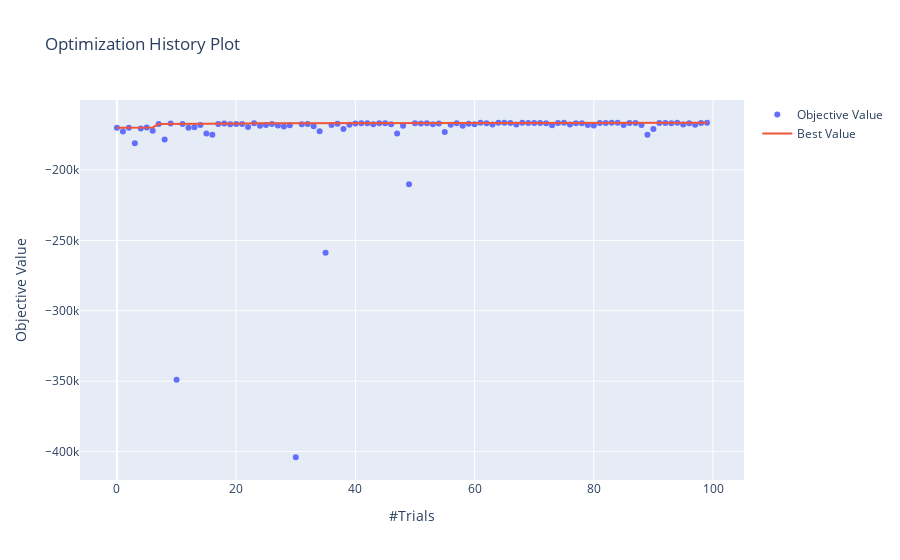

Write notebook code for a chart like this one.
### Markdown cell above
# Optuna visualizations
see <a href="https://www.kaggle.com/bextuychiev/no-bs-guide-to-hyperparameter-tuning-with-optuna">this</a> page for an in depth exploration of Optuna.

### Code cell
#lets see how long it took Optuna to get the best parameters
from optuna.visualization import plot_optimization_history

plotly_config = {"staticPlot": True}

fig = plot_optimization_history(study)
fig.show(config=plotly_config)
